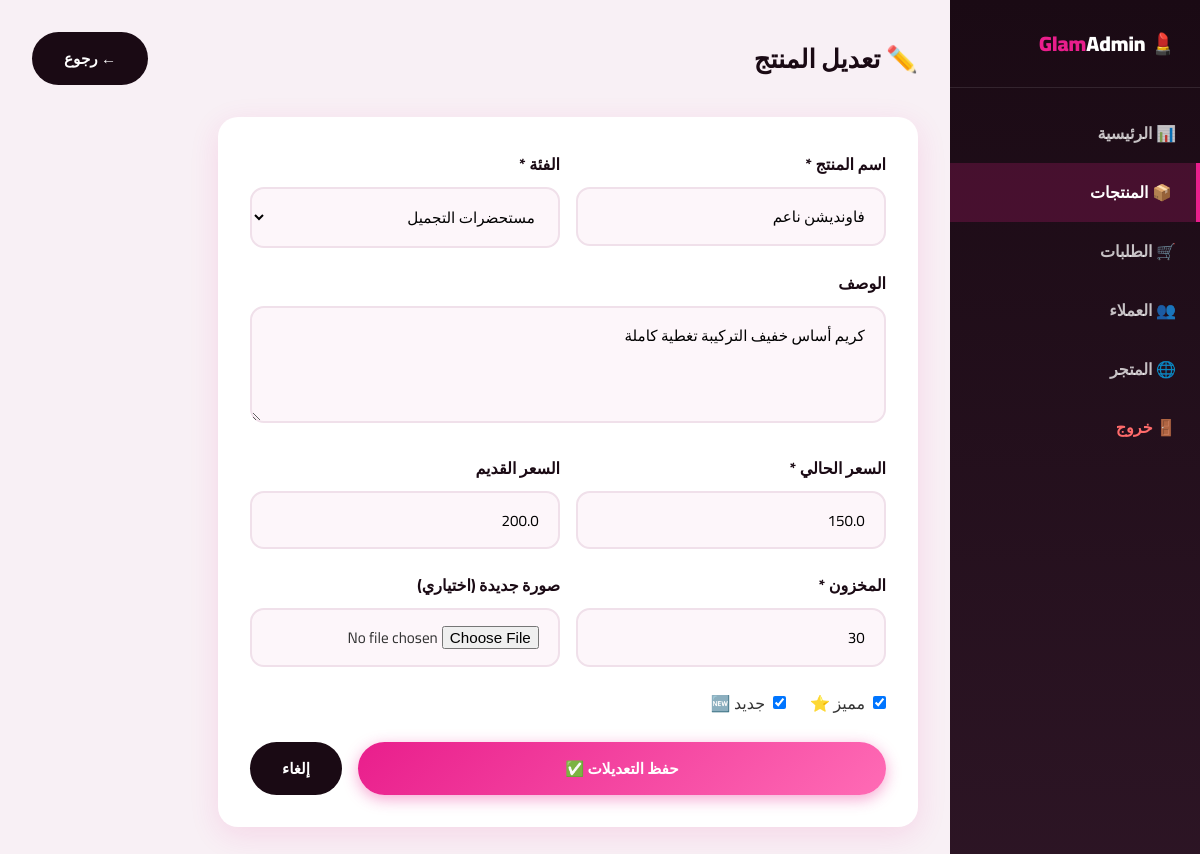
Page /admin/products/edit/2 (signed in) on the committed database.
### tables this page shows
CREATE TABLE products (
            id INTEGER PRIMARY KEY AUTOINCREMENT,
            name TEXT NOT NULL,
            description TEXT,
            price REAL NOT NULL,
            old_price REAL,
            category_id INTEGER,
            image TEXT DEFAULT 'default.jpg',
            stock INTEGER DEFAULT 0,
            is_featured INTEGER DEFAULT 0,
            is_new INTEGER DEFAULT 1,
            created_at TEXT DEFAULT CURRENT_TIMESTAMP,
            FOREIGN KEY (category_id) REFERENCES categories(id)
        );

CREATE TABLE categories (
            id INTEGER PRIMARY KEY AUTOINCREMENT,
            name TEXT NOT NULL,
            name_ar TEXT NOT NULL,
            icon TEXT DEFAULT '🛍️'
        );

### app.py (the view, shortened to what this page needs)
@app.route('/admin/products/edit/<int:pid>', methods=['GET','POST'])
@login_required
@admin_required
def admin_edit_product(pid):
    db = get_db()
    p  = db.execute('SELECT * FROM products WHERE id=?', (pid,)).fetchone()
    categories = db.execute('SELECT * FROM categories').fetchall()
    db.close()
    return render_template('admin/edit_product.html', product=p, categories=categories)

### app.py (called while the page is built)
def get_db():
    conn = sqlite3.connect(DB_PATH)
    conn.row_factory = sqlite3.Row
    return conn

def login_required(f):
    @wraps(f)
    def decorated(*args, **kwargs):
        if 'user_id' not in session:
            flash('يجب تسجيل الدخول أولاً', 'warning')
            return redirect(url_for('login'))
        return f(*args, **kwargs)
    return decorated

def admin_required(f):
    @wraps(f)
    def decorated(*args, **kwargs):
        if not session.get('is_admin'):
            flash('غير مصرح لك بالدخول', 'danger')
            return redirect(url_for('index'))
        return f(*args, **kwargs)
    return decorated

def cart_count():
    if 'user_id' in session:
        db = get_db()
        r = db.execute('SELECT SUM(quantity) FROM cart WHERE user_id=?', (session['user_id'],)).fetchone()
        db.close()
        return r[0] or 0
    return session.get('cart_count', 0)

@app.context_processor
def inject_globals():
    return dict(cart_count=cart_count(), current_year=datetime.now().year)

### templates/admin/edit_product.html (shortened to what this page needs)
{% extends 'admin/base.html' %}
{% block content %}
<div class="admin-topbar">
  <h1>✏️ تعديل المنتج</h1>
  <a href="{{ url_for('admin_products') }}" class="btn btn-dark">← رجوع</a>
</div>
<div class="admin-card" style="max-width:700px">
  <form method="post" enctype="multipart/form-data">
    <div class="form-row">
      <div class="form-group">
        <label>اسم المنتج *</label>
        <input type="text" name="name" class="form-control" value="{{ product.name }}" required>
      </div>
      <div class="form-group">
        <label>الفئة *</label>
        <select name="category_id" class="form-control" required>
          {% for cat in categories %}
          <option value="{{ cat.id }}" {% if cat.id==product.category_id %}selected{% endif %}>{{ cat.name_ar }}</option>
          {% endfor %}
        </select>
      </div>
    </div>
    <div class="form-group">
      <label>الوصف</label>
      <textarea name="description" class="form-control" rows="3">{{ product.description or '' }}</textarea>
    </div>
    <div class="form-row">
      <div class="form-group">
        <label>السعر الحالي *</label>
        <input type="number" name="price" class="form-control" value="{{ product.price }}" step="0.01" required>
      </div>
      <div class="form-group">
        <label>السعر القديم</label>
        <input type="number" name="old_price" class="form-control" value="{{ product.old_price or '' }}" step="0.01">
      </div>
    </div>
    <div class="form-row">
      <div class="form-group">
        <label>المخزون *</label>
        <input type="number" name="stock" class="form-control" value="{{ product.stock }}" required>
      </div>
      <div class="form-group">
        <label>صورة جديدة (اختياري)</label>
        <input type="file" name="image" class="form-control" accept="image/*">
      </div>
    </div>
    <div style="display:flex;gap:1.5rem;margin-bottom:1.5rem">
      <label style="display:flex;align-items:center;gap:.5rem;cursor:pointer">
        <input type="checkbox" name="is_featured" value="1" {% if product.is_featured %}checked{% endif %}> مميز ⭐
      </label>
      <label style="display:flex;align-items:center;gap:.5rem;cursor:pointer">
        <input type="checkbox" name="is_new" value="1" {% if product.is_new %}checked{% endif %}> جديد 🆕
      </label>
    </div>
    <div style="display:flex;gap:1rem">
      <button type="submit" class="btn btn-primary" style="flex:1;justify-content:center">حفظ التعديلات ✅</button>
      <a href="{{ url_for('admin_products') }}" class="btn btn-dark">إلغاء</a>
    </div>
  </form>
</div>
{% endblock %}

### static/css/style.css (style rules this page uses)
:root { --pink:#e91e8c;--pink2:#ff6bb5;--dark:#1a0a14;--dark2:#2d1525;--card:#fff;--border:#f0e0ea;--text:#333;--muted:#888;--success:#28a745;--shadow:0 8px 30px rgba(233,30,140,0.12); }
* { margin:0;padding:0;box-sizing:border-box; }
body { font-family:'Cairo',sans-serif;background:#fdf6fa;color:var(--text);direction:rtl; }
a { text-decoration:none;color:inherit; }
.btn { display:inline-flex;align-items:center;gap:.5rem;padding:.75rem 2rem;border-radius:30px;font-family:'Cairo',sans-serif;font-weight:700;font-size:.95rem;cursor:pointer;border:none;transition:.3s; }
.btn-primary { background:linear-gradient(135deg,var(--pink),var(--pink2));color:#fff;box-shadow:0 4px 15px rgba(233,30,140,0.4); }
.btn-dark { background:var(--dark);color:#fff; }
.form-group { margin-bottom:1.3rem; }
.form-group label { display:block;margin-bottom:.5rem;font-weight:700;color:var(--dark); }
.form-control { width:100%;padding:.8rem 1.2rem;border:2px solid var(--border);border-radius:14px;font-family:'Cairo',sans-serif;font-size:.95rem;outline:none;transition:.3s;background:#fdf6fa; }
.form-row { display:grid;grid-template-columns:1fr 1fr;gap:1rem; }
.admin-topbar { display:flex;justify-content:space-between;align-items:center;margin-bottom:2rem; }
.admin-topbar h1 { font-size:1.6rem;font-weight:900;color:var(--dark); }
.admin-card { background:#fff;border-radius:20px;padding:2rem;box-shadow:var(--shadow);margin-bottom:2rem; }

### rows in the picture
products: name "فاونديشن ناعم", category_id "مستحضرات التجميل", description "كريم أساس خفيف التركيبة تغطية كاملة", price "150.0", old_price "200.0", stock "30", is_featured "☑", is_new "☑"
